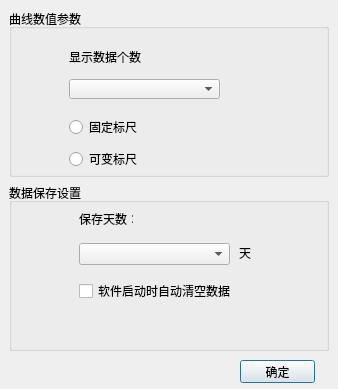
<?xml version="1.0" encoding="UTF-8"?>
<ui version="4.0">
 <class>basicSetDialog</class>
 <widget class="QDialog" name="basicSetDialog">
  <property name="geometry">
   <rect>
    <x>0</x>
    <y>0</y>
    <width>338</width>
    <height>389</height>
   </rect>
  </property>
  <property name="windowTitle">
   <string>基本设置</string>
  </property>
  <widget class="QGroupBox" name="groupBox_2">
   <property name="geometry">
    <rect>
     <x>9</x>
     <y>183</y>
     <width>320</width>
     <height>168</height>
    </rect>
   </property>
   <property name="title">
    <string>数据保存设置</string>
   </property>
   <widget class="QCheckBox" name="checkBox">
    <property name="geometry">
     <rect>
      <x>70</x>
      <y>100</y>
      <width>181</width>
      <height>16</height>
     </rect>
    </property>
    <property name="maximumSize">
     <size>
      <width>181</width>
      <height>16777215</height>
     </size>
    </property>
    <property name="text">
     <string>软件启动时自动清空数据</string>
    </property>
   </widget>
   <widget class="QComboBox" name="comboBox_2">
    <property name="geometry">
     <rect>
      <x>70</x>
      <y>60</y>
      <width>151</width>
      <height>22</height>
     </rect>
    </property>
    <property name="maximumSize">
     <size>
      <width>151</width>
      <height>16777215</height>
     </size>
    </property>
   </widget>
   <widget class="QLabel" name="label_2">
    <property name="geometry">
     <rect>
      <x>70</x>
      <y>30</y>
      <width>54</width>
      <height>12</height>
     </rect>
    </property>
    <property name="maximumSize">
     <size>
      <width>54</width>
      <height>16777215</height>
     </size>
    </property>
    <property name="text">
     <string>保存天数：</string>
    </property>
   </widget>
   <widget class="QLabel" name="label_3">
    <property name="geometry">
     <rect>
      <x>230</x>
      <y>60</y>
      <width>54</width>
      <height>20</height>
     </rect>
    </property>
    <property name="text">
     <string>天</string>
    </property>
   </widget>
  </widget>
  <widget class="QPushButton" name="pushButton">
   <property name="geometry">
    <rect>
     <x>240</x>
     <y>360</y>
     <width>75</width>
     <height>23</height>
    </rect>
   </property>
   <property name="text">
    <string>确定</string>
   </property>
  </widget>
  <widget class="QGroupBox" name="groupBox">
   <property name="geometry">
    <rect>
     <x>9</x>
     <y>9</y>
     <width>320</width>
     <height>168</height>
    </rect>
   </property>
   <property name="title">
    <string>曲线数值参数</string>
   </property>
   <widget class="QLabel" name="label">
    <property name="geometry">
     <rect>
      <x>60</x>
      <y>40</y>
      <width>72</width>
      <height>16</height>
     </rect>
    </property>
    <property name="text">
     <string>显示数据个数</string>
    </property>
   </widget>
   <widget class="QComboBox" name="comboBox">
    <property name="geometry">
     <rect>
      <x>60</x>
      <y>70</y>
      <width>151</width>
      <height>20</height>
     </rect>
    </property>
   </widget>
   <widget class="QRadioButton" name="radioButton">
    <property name="geometry">
     <rect>
      <x>60</x>
      <y>110</y>
      <width>71</width>
      <height>16</height>
     </rect>
    </property>
    <property name="text">
     <string>固定标尺</string>
    </property>
   </widget>
   <widget class="QRadioButton" name="radioButton_2">
    <property name="geometry">
     <rect>
      <x>60</x>
      <y>142</y>
      <width>71</width>
      <height>16</height>
     </rect>
    </property>
    <property name="text">
     <string>可变标尺</string>
    </property>
   </widget>
  </widget>
 </widget>
 <resources/>
 <connections/>
</ui>
